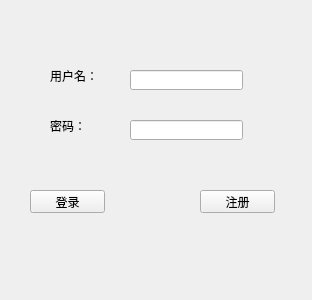
<?xml version="1.0" encoding="UTF-8"?>
<ui version="4.0">
 <class>Login</class>
 <widget class="QWidget" name="Login">
  <property name="geometry">
   <rect>
    <x>0</x>
    <y>0</y>
    <width>312</width>
    <height>300</height>
   </rect>
  </property>
  <property name="windowTitle">
   <string>Login</string>
  </property>
  <widget class="QLabel" name="label">
   <property name="geometry">
    <rect>
     <x>50</x>
     <y>70</y>
     <width>54</width>
     <height>12</height>
    </rect>
   </property>
   <property name="text">
    <string>用户名：</string>
   </property>
  </widget>
  <widget class="QLabel" name="label_2">
   <property name="geometry">
    <rect>
     <x>50</x>
     <y>120</y>
     <width>54</width>
     <height>12</height>
    </rect>
   </property>
   <property name="text">
    <string>密码：</string>
   </property>
  </widget>
  <widget class="QLineEdit" name="lineEdit">
   <property name="geometry">
    <rect>
     <x>130</x>
     <y>70</y>
     <width>113</width>
     <height>20</height>
    </rect>
   </property>
  </widget>
  <widget class="QLineEdit" name="lineEdit_2">
   <property name="geometry">
    <rect>
     <x>130</x>
     <y>120</y>
     <width>113</width>
     <height>20</height>
    </rect>
   </property>
   <property name="echoMode">
    <enum>QLineEdit::Password</enum>
   </property>
  </widget>
  <widget class="QPushButton" name="pushButton">
   <property name="geometry">
    <rect>
     <x>30</x>
     <y>190</y>
     <width>75</width>
     <height>23</height>
    </rect>
   </property>
   <property name="text">
    <string>登录</string>
   </property>
  </widget>
  <widget class="QPushButton" name="pushButton_2">
   <property name="geometry">
    <rect>
     <x>200</x>
     <y>190</y>
     <width>75</width>
     <height>23</height>
    </rect>
   </property>
   <property name="text">
    <string>注册</string>
   </property>
  </widget>
 </widget>
 <layoutdefault spacing="6" margin="11"/>
 <resources/>
 <connections/>
</ui>
